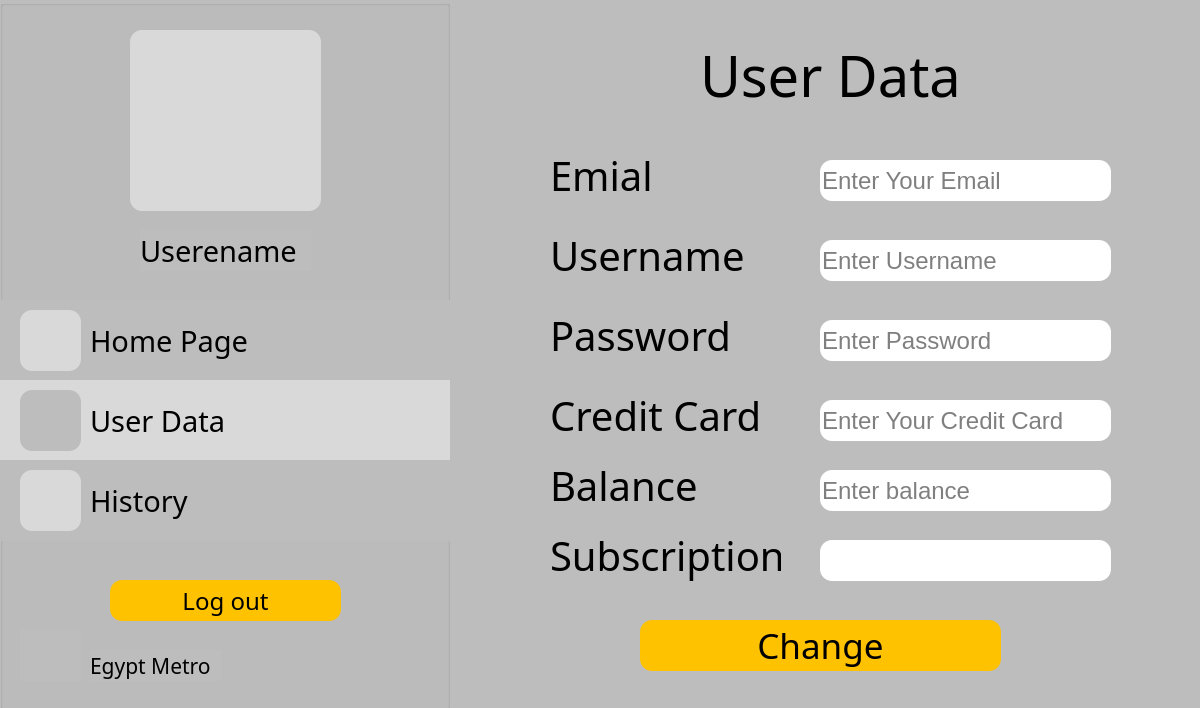
<?xml version="1.0" encoding="UTF-8"?>
<ui version="4.0">
 <class>UserData</class>
 <widget class="QDialog" name="UserData">
  <property name="geometry">
   <rect>
    <x>0</x>
    <y>0</y>
    <width>1200</width>
    <height>708</height>
   </rect>
  </property>
  <property name="windowTitle">
   <string>Dialog</string>
  </property>
  <property name="styleSheet">
   <string notr="true">background-color: #BDBDBD;</string>
  </property>
  <widget class="QGroupBox" name="groupBox">
   <property name="geometry">
    <rect>
     <x>0</x>
     <y>0</y>
     <width>450</width>
     <height>710</height>
    </rect>
   </property>
   <property name="title">
    <string/>
   </property>
   <widget class="QLabel" name="holder">
    <property name="geometry">
     <rect>
      <x>130</x>
      <y>30</y>
      <width>191</width>
      <height>181</height>
     </rect>
    </property>
    <property name="styleSheet">
     <string notr="true">background-color: #D9D9D9;
border-radius: 12;</string>
    </property>
    <property name="text">
     <string/>
    </property>
   </widget>
   <widget class="QPushButton" name="pushButton_7">
    <property name="geometry">
     <rect>
      <x>0</x>
      <y>300</y>
      <width>451</width>
      <height>81</height>
     </rect>
    </property>
    <property name="styleSheet">
     <string notr="true">background-color: #BDBDBD;
border-radius: 1;</string>
    </property>
    <property name="text">
     <string/>
    </property>
   </widget>
   <widget class="QPushButton" name="pushButton_9">
    <property name="geometry">
     <rect>
      <x>0</x>
      <y>380</y>
      <width>451</width>
      <height>81</height>
     </rect>
    </property>
    <property name="styleSheet">
     <string notr="true">background-color: #D9D9D9;
border-radius: 1;</string>
    </property>
    <property name="text">
     <string/>
    </property>
   </widget>
   <widget class="QPushButton" name="pushButton_8">
    <property name="geometry">
     <rect>
      <x>0</x>
      <y>460</y>
      <width>451</width>
      <height>81</height>
     </rect>
    </property>
    <property name="styleSheet">
     <string notr="true">background-color: #BDBDBD;
border-radius: 1;</string>
    </property>
    <property name="text">
     <string/>
    </property>
   </widget>
   <widget class="QLabel" name="label_14">
    <property name="geometry">
     <rect>
      <x>20</x>
      <y>470</y>
      <width>61</width>
      <height>61</height>
     </rect>
    </property>
    <property name="styleSheet">
     <string notr="true">background-color: #D9D9D9;
border-radius: 12;</string>
    </property>
    <property name="text">
     <string/>
    </property>
   </widget>
   <widget class="QLabel" name="label_13">
    <property name="geometry">
     <rect>
      <x>20</x>
      <y>390</y>
      <width>61</width>
      <height>61</height>
     </rect>
    </property>
    <property name="styleSheet">
     <string notr="true">background-color: #BDBDBD;
border-radius: 12;</string>
    </property>
    <property name="text">
     <string/>
    </property>
   </widget>
   <widget class="QLabel" name="label_11">
    <property name="geometry">
     <rect>
      <x>20</x>
      <y>310</y>
      <width>61</width>
      <height>61</height>
     </rect>
    </property>
    <property name="styleSheet">
     <string notr="true">background-color: #D9D9D9;
border-radius: 12;</string>
    </property>
    <property name="text">
     <string/>
    </property>
   </widget>
   <widget class="QLabel" name="history">
    <property name="geometry">
     <rect>
      <x>30</x>
      <y>480</y>
      <width>49</width>
      <height>41</height>
     </rect>
    </property>
    <property name="styleSheet">
     <string notr="true">background-color: #D9D9D9;</string>
    </property>
    <property name="text">
     <string/>
    </property>
   </widget>
   <widget class="QLabel" name="userdata">
    <property name="geometry">
     <rect>
      <x>30</x>
      <y>400</y>
      <width>49</width>
      <height>41</height>
     </rect>
    </property>
    <property name="styleSheet">
     <string notr="true">background-color: #BDBDBD;
border-radius: 12;</string>
    </property>
    <property name="text">
     <string/>
    </property>
   </widget>
   <widget class="QLabel" name="homepic">
    <property name="geometry">
     <rect>
      <x>30</x>
      <y>320</y>
      <width>49</width>
      <height>41</height>
     </rect>
    </property>
    <property name="styleSheet">
     <string notr="true">background-color: #D9D9D9;</string>
    </property>
    <property name="text">
     <string/>
    </property>
   </widget>
   <widget class="QLabel" name="label_15">
    <property name="geometry">
     <rect>
      <x>90</x>
      <y>480</y>
      <width>171</width>
      <height>41</height>
     </rect>
    </property>
    <property name="font">
     <font>
      <family>BAXAUTRIAL</family>
      <pointsize>22</pointsize>
     </font>
    </property>
    <property name="text">
     <string>History</string>
    </property>
   </widget>
   <widget class="QLabel" name="label_16">
    <property name="geometry">
     <rect>
      <x>90</x>
      <y>400</y>
      <width>171</width>
      <height>41</height>
     </rect>
    </property>
    <property name="font">
     <font>
      <family>BAXAUTRIAL</family>
      <pointsize>22</pointsize>
     </font>
    </property>
    <property name="styleSheet">
     <string notr="true">background-color: #D9D9D9;</string>
    </property>
    <property name="text">
     <string>User Data</string>
    </property>
   </widget>
   <widget class="QLabel" name="label_18">
    <property name="geometry">
     <rect>
      <x>90</x>
      <y>320</y>
      <width>171</width>
      <height>41</height>
     </rect>
    </property>
    <property name="font">
     <font>
      <family>BAXAUTRIAL</family>
      <pointsize>22</pointsize>
     </font>
    </property>
    <property name="text">
     <string>Home Page</string>
    </property>
   </widget>
   <widget class="QLabel" name="Metro">
    <property name="geometry">
     <rect>
      <x>20</x>
      <y>630</y>
      <width>61</width>
      <height>51</height>
     </rect>
    </property>
    <property name="text">
     <string/>
    </property>
   </widget>
   <widget class="QLabel" name="label_17">
    <property name="geometry">
     <rect>
      <x>90</x>
      <y>650</y>
      <width>131</width>
      <height>31</height>
     </rect>
    </property>
    <property name="font">
     <font>
      <family>BAXAUTRIAL</family>
      <pointsize>16</pointsize>
     </font>
    </property>
    <property name="text">
     <string>Egypt Metro</string>
    </property>
   </widget>
   <widget class="QPushButton" name="pushButton_6">
    <property name="geometry">
     <rect>
      <x>110</x>
      <y>580</y>
      <width>231</width>
      <height>41</height>
     </rect>
    </property>
    <property name="font">
     <font>
      <family>BAXAUTRIAL</family>
      <pointsize>18</pointsize>
     </font>
    </property>
    <property name="styleSheet">
     <string notr="true">background-color: #FFC200;
border-radius: 12;
color: black;</string>
    </property>
    <property name="text">
     <string>Log out</string>
    </property>
   </widget>
   <widget class="QLabel" name="username">
    <property name="geometry">
     <rect>
      <x>140</x>
      <y>230</y>
      <width>171</width>
      <height>41</height>
     </rect>
    </property>
    <property name="font">
     <font>
      <family>BAXAUTRIAL</family>
      <pointsize>22</pointsize>
     </font>
    </property>
    <property name="text">
     <string>Userename</string>
    </property>
   </widget>
   <widget class="QLabel" name="userpic">
    <property name="geometry">
     <rect>
      <x>150</x>
      <y>50</y>
      <width>151</width>
      <height>141</height>
     </rect>
    </property>
    <property name="styleSheet">
     <string notr="true">background-color: #D9D9D9;
border-radius: 12;</string>
    </property>
    <property name="text">
     <string/>
    </property>
   </widget>
  </widget>
  <widget class="QLabel" name="label_19">
   <property name="geometry">
    <rect>
     <x>700</x>
     <y>40</y>
     <width>281</width>
     <height>71</height>
    </rect>
   </property>
   <property name="font">
    <font>
     <family>BAXAUTRIAL</family>
     <pointsize>42</pointsize>
    </font>
   </property>
   <property name="text">
    <string>User Data</string>
   </property>
  </widget>
  <widget class="QLabel" name="label_4">
   <property name="geometry">
    <rect>
     <x>550</x>
     <y>310</y>
     <width>211</width>
     <height>51</height>
    </rect>
   </property>
   <property name="font">
    <font>
     <family>BAXAUTRIAL</family>
     <pointsize>30</pointsize>
    </font>
   </property>
   <property name="text">
    <string>Password</string>
   </property>
  </widget>
  <widget class="QLineEdit" name="mail">
   <property name="geometry">
    <rect>
     <x>820</x>
     <y>160</y>
     <width>291</width>
     <height>41</height>
    </rect>
   </property>
   <property name="font">
    <font>
     <pointsize>18</pointsize>
    </font>
   </property>
   <property name="styleSheet">
    <string notr="true">background-color: white;
border-radius: 12;
color: black;</string>
   </property>
   <property name="text">
    <string/>
   </property>
   <property name="placeholderText">
    <string>Enter Your Email</string>
   </property>
  </widget>
  <widget class="QLineEdit" name="name">
   <property name="geometry">
    <rect>
     <x>820</x>
     <y>240</y>
     <width>291</width>
     <height>41</height>
    </rect>
   </property>
   <property name="font">
    <font>
     <pointsize>18</pointsize>
    </font>
   </property>
   <property name="styleSheet">
    <string notr="true">background-color: white;
border-radius: 12;
color: black;</string>
   </property>
   <property name="placeholderText">
    <string>Enter Username</string>
   </property>
  </widget>
  <widget class="QLineEdit" name="pass">
   <property name="geometry">
    <rect>
     <x>820</x>
     <y>320</y>
     <width>291</width>
     <height>41</height>
    </rect>
   </property>
   <property name="font">
    <font>
     <pointsize>18</pointsize>
    </font>
   </property>
   <property name="styleSheet">
    <string notr="true">background-color: white;
border-radius: 12;
color: black;</string>
   </property>
   <property name="placeholderText">
    <string>Enter Password</string>
   </property>
  </widget>
  <widget class="QLabel" name="label_6">
   <property name="geometry">
    <rect>
     <x>550</x>
     <y>150</y>
     <width>151</width>
     <height>51</height>
    </rect>
   </property>
   <property name="font">
    <font>
     <family>BAXAUTRIAL</family>
     <pointsize>30</pointsize>
    </font>
   </property>
   <property name="text">
    <string>Emial</string>
   </property>
  </widget>
  <widget class="QLabel" name="label_3">
   <property name="geometry">
    <rect>
     <x>550</x>
     <y>230</y>
     <width>211</width>
     <height>51</height>
    </rect>
   </property>
   <property name="font">
    <font>
     <family>BAXAUTRIAL</family>
     <pointsize>30</pointsize>
    </font>
   </property>
   <property name="text">
    <string>Username</string>
   </property>
  </widget>
  <widget class="QPushButton" name="signup">
   <property name="geometry">
    <rect>
     <x>640</x>
     <y>620</y>
     <width>361</width>
     <height>51</height>
    </rect>
   </property>
   <property name="font">
    <font>
     <family>BAXAUTRIAL</family>
     <pointsize>26</pointsize>
    </font>
   </property>
   <property name="styleSheet">
    <string notr="true">background-color: #FFC200;
border-radius: 12;
color: black;</string>
   </property>
   <property name="text">
    <string>Change</string>
   </property>
  </widget>
  <widget class="QLabel" name="label_7">
   <property name="geometry">
    <rect>
     <x>550</x>
     <y>390</y>
     <width>231</width>
     <height>51</height>
    </rect>
   </property>
   <property name="font">
    <font>
     <family>BAXAUTRIAL</family>
     <pointsize>30</pointsize>
    </font>
   </property>
   <property name="text">
    <string>Credit Card</string>
   </property>
  </widget>
  <widget class="QLineEdit" name="card">
   <property name="geometry">
    <rect>
     <x>820</x>
     <y>400</y>
     <width>291</width>
     <height>41</height>
    </rect>
   </property>
   <property name="font">
    <font>
     <pointsize>18</pointsize>
    </font>
   </property>
   <property name="styleSheet">
    <string notr="true">background-color: white;
border-radius: 12;
color: black;</string>
   </property>
   <property name="text">
    <string/>
   </property>
   <property name="placeholderText">
    <string>Enter Your Credit Card</string>
   </property>
  </widget>
  <widget class="QLabel" name="label_8">
   <property name="geometry">
    <rect>
     <x>550</x>
     <y>530</y>
     <width>231</width>
     <height>51</height>
    </rect>
   </property>
   <property name="font">
    <font>
     <family>BAXAUTRIAL</family>
     <pointsize>30</pointsize>
    </font>
   </property>
   <property name="text">
    <string>Subscription</string>
   </property>
  </widget>
  <widget class="QLineEdit" name="sub">
   <property name="geometry">
    <rect>
     <x>820</x>
     <y>540</y>
     <width>291</width>
     <height>41</height>
    </rect>
   </property>
   <property name="font">
    <font>
     <pointsize>18</pointsize>
    </font>
   </property>
   <property name="styleSheet">
    <string notr="true">background-color: white;
border-radius: 12;
color: black;</string>
   </property>
   <property name="text">
    <string/>
   </property>
   <property name="readOnly">
    <bool>true</bool>
   </property>
  </widget>
  <widget class="QLabel" name="label_9">
   <property name="geometry">
    <rect>
     <x>550</x>
     <y>460</y>
     <width>231</width>
     <height>51</height>
    </rect>
   </property>
   <property name="font">
    <font>
     <family>BAXAUTRIAL</family>
     <pointsize>30</pointsize>
    </font>
   </property>
   <property name="text">
    <string>Balance</string>
   </property>
  </widget>
  <widget class="QLineEdit" name="card_2">
   <property name="geometry">
    <rect>
     <x>820</x>
     <y>470</y>
     <width>291</width>
     <height>41</height>
    </rect>
   </property>
   <property name="font">
    <font>
     <pointsize>18</pointsize>
    </font>
   </property>
   <property name="styleSheet">
    <string notr="true">background-color: white;
border-radius: 12;
color: black;</string>
   </property>
   <property name="text">
    <string/>
   </property>
   <property name="placeholderText">
    <string>Enter balance</string>
   </property>
  </widget>
 </widget>
 <resources/>
 <connections/>
</ui>
